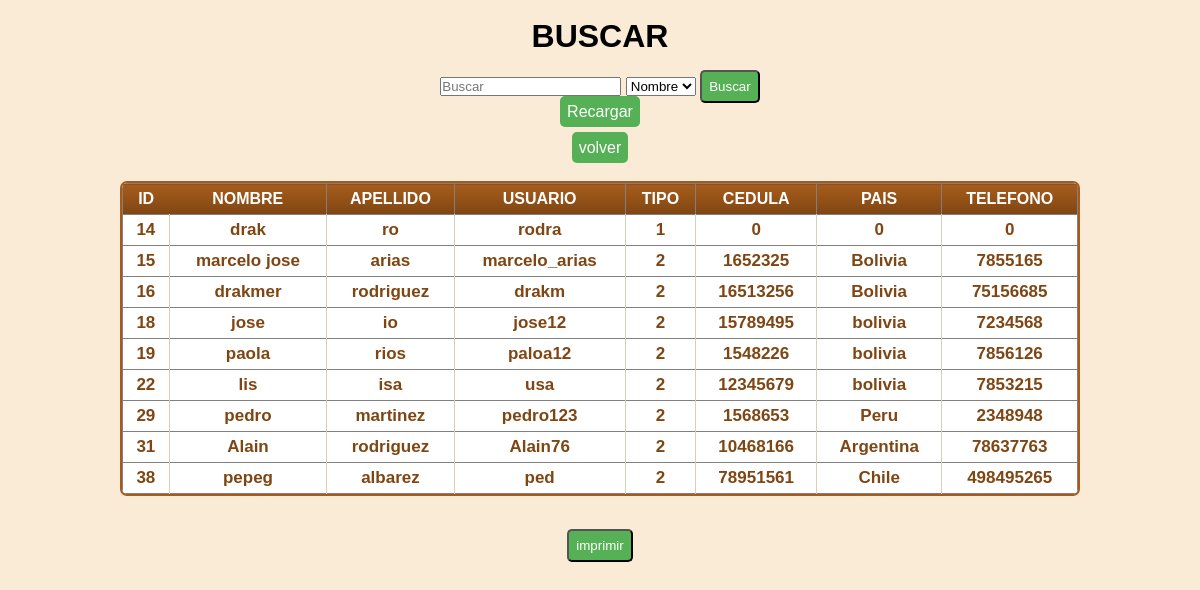
The app's page /buscar.php, older data.
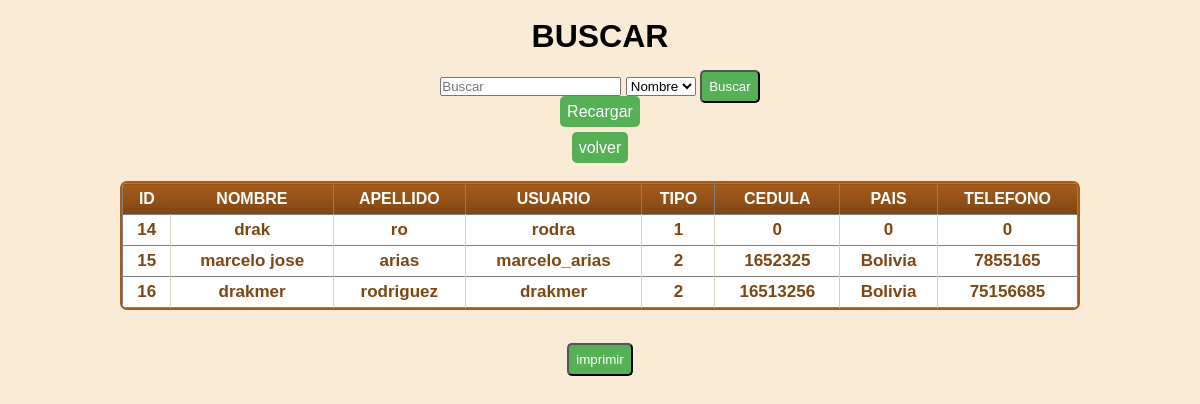
The same page, newer data.
### tables this page shows
CREATE TABLE IF NOT EXISTS `usuarios` (
  `id_usuario` int(11) NOT NULL AUTO_INCREMENT,
  `nombres` varchar(25) NOT NULL,
  `apellidos` varchar(25) NOT NULL,
  `usuario` varchar(25) NOT NULL,
  `contrasena` varchar(250) NOT NULL,
  `email` varchar(25) NOT NULL,
  `tipo` int(1) NOT NULL,
  `cedula` varchar(15) NOT NULL,
  `pais` varchar(20) NOT NULL,
  `numero_cell` varchar(25) NOT NULL,
  `genero` varchar(9) NOT NULL,
  `cash` varchar(25) NOT NULL,
  `Fech_Nac` int(11) NOT NULL,
  PRIMARY KEY (`id_usuario`)
);

### buscar.php (the view, shortened to what this page needs)
<?php
	require_once ('conexion.php');
?>
<!DOCTYPE html>
<html lang="en">
<head>
	<link rel="stylesheet" href="style/style.css">
	<link rel="stylesheet" type="text/css" href="style/style1.css">
</head>
<body>
<center><br>
	<h1>BUSCAR</h1>
	<form method="POST" action="buscar.php">
		<input type="text" name="buscar" placeholder="Buscar" required>
		<select name="col">
			<option value="nombres">Nombre</option>
		</select>
		<input class="boton" type="Submit" name="btn" value="Buscar"><br>
		<a class="boton" href="buscar.php">Recargar</a><br><br>
	<a class="boton" href="adm/lista_usuarios.php">volver</a>
	</form>
	<?php
		if(isset($_POST["btn"]))
		{
			$busca=$_POST["buscar"];
			$columna=$_POST["col"];
			$sql="select * from usuarios WHERE $columna LIKE '%$busca%'";
		}
		else
		{
			$sql="select * from usuarios";
		}
		$resul=mysqli_query($conn,$sql);
		if($resul->num_rows>0)
		{
	?>
	<div class="datagrid">
	<table border="1">
		<thead>
			<th>ID</th>
			<th>NOMBRE</th>
			<th>APELLIDO</th>
			<th>USUARIO</th>
			<th>TIPO</th>
			<th>CEDULA</th>
			<th>PAIS</th>
			<th>TELEFONO</th>
		</thead>
		<tbody>
	<?php
		while($row=$resul->fetch_array())
		{
		?>
			<tr>
				<td><?php echo $row[0]; ?></td>
				<td><?php echo $row[1]; ?></td>
				<td><?php echo $row[2]; ?></td>
				<td><?php echo $row[3]; ?></td>
				<td><?php echo $row[6]; ?></td>
				<td><?php echo $row[7]; ?></td>
				<td><?php echo $row[8]; ?></td>
				<td><?php echo $row[9]; ?></td>
			</tr>
		<?php
		}
	}
	else
	{
		echo "<br>No Existe en base de datos...";
	}
	?>
		</tbody>
	</table>
	</div>
	<form method="GET" action="controller/reportes_busqueda1.php">
		<br>
		<input  class="boton" type="submit" name="imprimir" value="imprimir">
	</form>
	<br>
</center>
</body>
</html>

Row changes from the older to the newer data that the page shows:
removed usuarios: id_usuario "18", nombres "jose", apellidos "io", usuario "jose12", tipo "2", cedula "15789495", pais "bolivia", numero_cell "7234568"
removed usuarios: id_usuario "19", nombres "paola", apellidos "rios", usuario "paloa12", tipo "2", cedula "1548226", pais "bolivia", numero_cell "7856126"
removed usuarios: id_usuario "22", nombres "lis", apellidos "isa", usuario "usa", tipo "2", cedula "12345679", pais "bolivia", numero_cell "7853215"
removed usuarios: id_usuario "29", nombres "pedro", apellidos "martinez", usuario "pedro123", tipo "2", cedula "1568653", pais "Peru", numero_cell "2348948"
removed usuarios: id_usuario "31", nombres "Alain", apellidos "rodriguez", usuario "Alain76", tipo "2", cedula "10468166", pais "Argentina", numero_cell "78637763"
removed usuarios: id_usuario "38", nombres "pepeg", apellidos "albarez", usuario "ped", tipo "2", cedula "78951561", pais "Chile", numero_cell "498495265"
changed usuarios "drakmer": usuario "drakm" → "drakmer"
